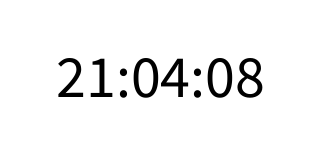
Frame 1 (no input)
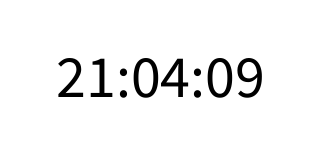
Frame 60 (the mouse pressed at the canvas centre just before this capture)
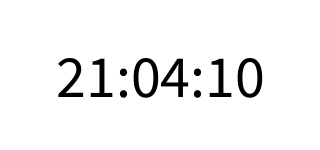
Frame 120 (the mouse held since frame 60 and released just before this capture)

The Processing sketch that drew these frames (run headless with seeded random() and noise(); from frame 60 on, the mouse is pressed at the canvas centre):

// Processing sketch: example1
// ── example1.pde
void setup(){
  size(320,150);
  textSize(60);
  textAlign(CENTER,CENTER);
}

void draw(){
  int h = hour();
  int m = minute();
  int s = second();
  
  background(255);
  fill(0);
  text(nf(h,2) + ":" + nf(m,2) + ":" + nf(s,2), width/2,height/2);
  
}

  
